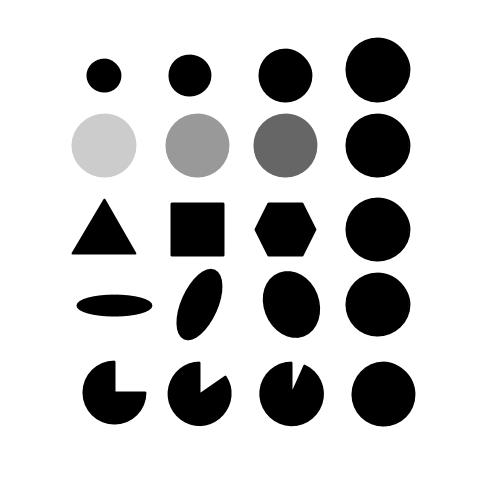
//> input picture trova palle/blob.jpg, 480 x 480 px
$ ./prog_nuovo blob.jpg   (built with g++ and OpenCV 4)
//> lines starting //> are read from the running program, lines starting //| are printed output that depends on the picture; after the words box and inside, x2 and y2 are one past the last pixel; in counts of white or black regions, pixels touching at a corner belong together
#include "opencv2/opencv.hpp"
#include <opencv2/core.hpp>
#include <opencv2/imgproc.hpp>
#include <opencv2/highgui.hpp>
#include <iostream>
#define dst 20
#include <stdio.h>
#include<cstdlib>
#include<vector>
#include<queue>
#include<map>
#include<math.h>

#define ii pair<int,int>

using namespace cv;
using namespace std;


///---------------------funzioni  e variabili di utils

Mat frame;
Mat edges;
Mat thr;
Mat drawing;
Mat lns=Mat::zeros( 240, 320, CV_8UC3 );

int erosion_elem = 0;
int erosion_size = 5;
int dilation_elem = 0;
int dilation_size = 2;
int const max_elem = 2;
int const max_kernel_size = 21;

// [14 lines left out: function Erosion, not called in this run]

/** @function Dilation */
// [87 lines left out: functions Dilation, MyLine, MyFilledCircle, MyCenterCircle, DetectLine, not called in this run]

///-------------------------------funzioni e variabili del programma

struct Mypoint{
int x;
int y;
int dist;

};


ii iimake(int a, int b)
{
    return ii(make_pair(a, b));
}

int colorazione[3]={0,0,0};


void calcola_colore(int dist)
{

int qualecolore = (dist/250)%3;
int intensita=(dist%250);

for(int i=0; i<3; i++)
    colorazione[i]=0;

colorazione[qualecolore]=intensita;

}


///VARIABILI DEL "ROBOT"-------------------
int soglianero=120;
int fino_a_dove=100;   ///FINO A DOVE: FIN DOVE CALCOLO LA DISTANZA, PIÙ CHE ALTRO FIN DOVE FACCIO TUTTO. ES: SE È 400, ALLORA
                        ///GUARDO (COSA GUARDO? quello che mi serve) fino a 400, appunto, pixel di distanza dal primo pixel
int distanza_isole=fino_a_dove-5; ///vedi sotto
int quanti_per_isola=3; ///QUANTI PER ISOLA: quanto è la distanza MASSIMA tra un pixel a una data distanza (distanza isole) di modo che si possano considerare
                        ///NON separati, cioè diciamo riunibili in uno stesso punto. Secondo la geometria, dovrebbe essere addirittura 1, non di più.

///VARIABILI PER LA FUNZIONE--------------
map<ii, int> distanze; ///la matrice dove il pixel in pos(x,y) è a distanza d dal primo nero trovato
int distanza_max=0;

//int vett_quanti[100000]; ///ma vett_quanti è inutilissimo!
vector<int>vettore_x[100000];
vector<int>vettore_y[100000];///100mila vuol dire che possiamo arrivare fino alla distanza di 100mila pixel (esagerato) (vedi NOTA)

//vector<int> isola_x;
//vector<int> isola_y; ///si salva il centro di ogni isola. la size è il numero di isole
vector<int> hdng_isole;
int linea_x[10000];
int linea_y[10000];

queue<Point> coda;

Mat colore, grigio;


int angolo_tra(float x1, float y1, float x2, float y2){

    swap(y1,y2);
    if(x1==x2)
        if(y1<y2) return 90;
        else      return 270;
    if(y1==y2)
        if(x1<x2) return 0;
        else      return 180;


    int angolo=(atan((y2-y1)/(x2-x1))*57.3);

    short seno;
    if(y2 > y1) seno=+1;
    else        seno=-1;

    if(angolo * seno > 0) return angolo;
    else                  return angolo+180;


}

float angolo_medio_linea(int* lineax, int* lineay, int lungh, int l, int step){

	//cout<<"INIZIO CALCOLO ANGOLO LINEA"<<endl;getchar();
	long long int media=0;
	int t=0, c=0;
for(int i=0; i<lungh-l; i+=step){

    c++;
    colore.at<Vec3b>(lineay[i+l],lineax[i+l]) = (Vec3b){0,0,255};
	//cout<<"finale : "<<lineax[i+l]<<" "<<lineay[i+l]<<"\n iniziale:"<<lineax[i]<<" "<<lineay[i]<<endl;
        t=angolo_tra(lineax[i],lineay[i],lineax[i+step],lineay[i+step]);
		media+=(int)t;
	//cout<<t<<" "<<media<<endl;//getchar();
	colore.at<Vec3b>(lineay[i],lineax[i]) = (Vec3b){255,255,255};

    //imshow("colore",colore);
    //namedWindow("colore", WINDOW_FULLSCREEN);
    //waitKey(0);
	}
	//cout<<"campionis: "<<lungh<<" "<<step<<" "<<((int)lungh/step)<<endl;
	media=media/c;
    cout<<media<<endl;
    cout<<angolo_tra(lineax[0],lineay[0],lineax[lungh],lineay[lungh]);
	return media;
}

pair<int,int> trova_primo_nero(int base /**,int metodo=?*/){
    /**
    !!IMPORTANTE: SE SI TIENE IL FOR DELLE I ALLORA SI FA CONTINUO, SE NON SI TIENE VIENE FUORI A SALTI!!!
    */

    int primox, primoy, lastx;
    bool trovato=false;
    ///NOTA PER TUTTO STO CESSO
    ///IL MAT::AT(A,B) FUNZIONA CHE A SONO LE RIGHE (QUINDI LA Y) E B LE COLONNE (LA X)
    int i = base;
    //for(int i=base; i>=0; i--)  ///i:righe
    //{
        for(int j=grigio.cols -1; j>=0; j--) ///j:colonne; CERCA IL PRIMO NERO A PARTIRE DA DESTRA
        {
            if ((int)grigio.at<uchar>(i,j) <=soglianero )
            {
                primox=j;
                primoy=i;
                trovato=true;
                j=-1;///esci dal for
            }
             colore.at<Vec3b>(i,j) = (Vec3b){	0, 102, 255};
        }

        for(int j=0; j<grigio.cols && trovato; j++) ///QUANDO HA TROVATO IL PRIMO NERO A DESTRA, LO CERCA DA SINISTRA
        {
            if ((int)grigio.at<uchar>(i,j) <=soglianero )
            {
                lastx=j;
                j=grigio.cols+10;
                i=-1;  ///QUANDO HA TROVATO IL NERO DX E IL NERO SX sulla linea di base,
                        ///esce da tutti i for possibili, ha trovato le cordinate esatte del primo nero
            }
        }
    primox=(primox+lastx)/2;
    //}
    if(!trovato) return pair<int,int>(-1,50);
    return pair<int,int>(primox,primoy);
}

void bfs_principaple(Mat& grigio, bool inizio, int primox=-2, int primoy=-2){ ///COLORA "colore" e riempie la matrice DISTANZE


    ///NOTA PER TUTTO STO CESSO
    ///IL MAT::AT(A,B) FUNZIONA CHE A SONO LE RIGHE (QUINDI LA Y) E B LE COLONNE (LA X)
    if(inizio){
    int lastx;
    for(int i=grigio.rows-1; i>=0; i--)  ///i:righe
    {
        for(int j=grigio.cols -1; j>=0; j--) ///j:colonne; CERCA IL PRIMO NERO A PARTIRE DA DESTRA
        {
            if ((int)grigio.at<uchar>(i,j) <=soglianero )
            {
                primox=j;
                primoy=i;
                j=-1;///esci dal for
            }
        }

        for(int j=0; j<grigio.cols; j++) ///QUANDO HA TROVATO IL PRIMO NERO A DESTRA, LO CERCA DA SINISTRA
        {
            if ((int)grigio.at<uchar>(i,j) <=soglianero )
            {
                lastx=j;

                //escimi il for
                j=grigio.cols+10;
                i=-1;  ///QUANDO HA TROVATO IL NERO DX E IL NERO SX CHE STANNO PIÙ IN BASSO DI TUTI,
                        ///esce da tutti i for possibili, ha trovato le cordinate esatte del primo nero
            }
        }

    }
    primox=(primox+lastx)/2;
    }
    colore.at<Vec3b>(primoy, primox)=(Vec3b){0,0,250};
    //cout<<"HO TROVATO UN NERO!"<<primox<<" "<<primoy<<endl;

    ///--------------------<<BFS>>---------------///

    coda.push(Point(primox, primoy));
    distanze[iimake(primox,primoy)]=0;

    while(!coda.empty())
    {
        Point corrente = coda.front();
        coda.pop();
        int xcorrente=corrente.x;
        int ycorrente=corrente.y;

        for(int i=-1; i<=1; i++)
            for(int j=-1; j<=1; j++)   ///PER OGNI VICINO DEL PIXEL CORRENTE CONTROLLA SE LO DEVI PRENDERE
            {
                int xprossimo = xcorrente+i;
                int yprossimo = ycorrente+j;
                int distcorr= distanze[iimake(xcorrente,ycorrente)];
                if((xprossimo>=0 && xprossimo<grigio.cols) &&
                    (yprossimo>=0 && yprossimo<grigio.rows)  ///SE È DENTRO I CONFINI DELLA MATRICE,
                    &&
                    (distanze.count(iimake(xprossimo,yprossimo)) == 0 )&& ///BFS:SE NON LO HAI GIA PRESO IN CONSIDERAZIONE,
                    ( (int)grigio.at<uchar>(yprossimo,xprossimo) <= soglianero) ///SE È UN NERO,
                    )
                {

                    coda.push(Point(xprossimo,yprossimo));    ///metti il prossimo nodo nella coda
                    distanze[iimake(xprossimo,yprossimo)] =  distanze[iimake(xcorrente,ycorrente)]+1; ///setta la distanza del prossimo a la tua +1
                    int distanza = distcorr+1; ///e salvala nella variabile "distanza"
                    //vett_quanti[distanza]++; ///di che c'è un altro punto a quella distanza
                    if(distanza> distanza_max)
                        distanza_max=distanza;
                    calcola_colore(distanza);  ///colora il punto sulla immagine
                    colore.at<Vec3b>(yprossimo,xprossimo) = (Vec3b){colorazione[0],colorazione[1],colorazione[2]};

                    vettore_x[distanza].push_back(xprossimo);
                    vettore_y[distanza].push_back(yprossimo);

                 } //endif
            } //endfor


    }//endwhile; fine bfs

}

void disegna_linea(){
    ///--<<CALCOLO DELLA MEDIA, PER VEDERE DOVE VA LA TRAIETTORIA DELLA LINEA>>----
int mediax;
int mediay;
for(int i=1; i<fino_a_dove; i++)
{
    mediax=0;
    mediay=0;
    //cout<<"I PIXELS A DISTANZA "<<i<<"SONO "<<vettore_x[i].size()<<" "<<vettore_y[i].size()<<" "<<vett_quanti[i]<<endl;//getchar(); //questi tre numeri dovrebbero SEMPRE essere uguali, o qualcosa non va
    for(int j=0; j<vettore_x[i].size(); j++)
    {
        //cout<<"       "<<vettore_x[i][j]<<"  "<<vettore_y[i][j]<<endl;
        mediax=mediax+vettore_x[i][j];
        mediay=mediay+vettore_y[i][j];
    }
    mediax=mediax /vettore_x[i].size();
    mediax=(int)mediax;
    mediay=mediay /vettore_y[i].size();
    mediay=(int)mediay;

    linea_x[i]=(int)mediax;
    linea_y[i]=(int)mediay;
    colore.at<Vec3b>(linea_y[i],linea_x[i])=(Vec3b){250,250,250};

    //cout<<"LA MEDIA ERA "<<mediax<<" "<<mediay<<endl<<endl;
}
}

int bfs_isole(Mat& grigio,int distanza_isole_funz){
    ///----<<LA CONTROBFS PER VEDERE QUALI SONO LE "ISOLE", cioè le ramificazioni----
map<ii, bool> usati;

int numero_isole=0;
for(int i=0; i<vettore_x[distanza_isole_funz].size(); i++)
    if(usati.count(iimake(vettore_x[distanza_isole_funz][i],vettore_y[distanza_isole_funz][i]))==0)
    {
        //cout<<"siamo !!!ALL INIZIO!! di un isola con";
        numero_isole++;
        usati[iimake(vettore_x[distanza_isole_funz][i],vettore_y[distanza_isole_funz][i])]=true;
        coda.push(Point(vettore_x[distanza_isole_funz][i],vettore_y[distanza_isole_funz][i]));

        //int mediax=0;
        //int mediay=0;
        //int pixel_per_isola=0;
        while(!coda.empty()) ///NOTA, ERA VERAMENTE UN CESSO DA IMPLEMENTARE IL FATTO DELLA DISTANZA MINIMA TRA I PIXEL ISOLA, COSÌ LASCIAI PERDERE
        {

            Point corrente = coda.front();
            coda.pop();
            int xcorrente=corrente.x;
            int ycorrente=corrente.y;

            for(int i=-1; i<=1; i++)
                for(int j=-1; j<=1; j++)   ///PER OGNI VICINO DEL PIXEL CORRENTE CONTROLLA SE LO DEVI PRENDERE
                {
                    int xprossimo = xcorrente+i;
                    int yprossimo = ycorrente+j;
                    ii  proxnodo=iimake(xprossimo,yprossimo);
                    if((xprossimo>=0 && xprossimo<grigio.cols) && (yprossimo>=0 && yprossimo<grigio.rows)  ///SE È DENTRO I CONFINI DELLA MATRICE,
                        &&
                        (usati.count(proxnodo) == 0 )&&  (abs(distanze[proxnodo]-distanza_isole_funz) <=quanti_per_isola) && ///BFS:SE NON LO HAI GIA PRESO IN CONSIDERAZIONE,
                        ( (int)grigio.at<uchar>(yprossimo,xprossimo) <= soglianero) ///SE È UN NERO,
                        )

                    {
                        usati[proxnodo]=true;
                        //cout<<"assert "<<usati.count(proxnodo)<<" == "<<usati[iimake(xprossimo,yprossimo)]<<" =? 1"<<endl;
                        coda.push(Point(xprossimo,yprossimo));
                         colore.at<Vec3b>(yprossimo,xprossimo) = (Vec3b){250,250,0};

                         //mediax+=xprossimo;
                         //mediay+=yprossimo;
                         //pixel_per_isola++;
                    }
                }
        }//endwhile

        // [6 lines of commented-out code are left out]
    }//endfor-if:trova ogni isola

    return numero_isole;
}//endfunction

void heading_isole(Mat& grigio){
    //cout<<"ciao";
    map<ii, bool> usati;
    Point corrente;
    int xprossimo,yprossimo;
    ii proxnodo;
    int mediax[500], mediay[500];
    int quantix[500], quantiy[500]; //non mettiamo i vector del cazzo, sono lenti

    int dist_proxnodo;

    for(int i=0; i<vettore_x[distanza_isole].size(); i++)
        if(usati.count(iimake(vettore_x[distanza_isole][i],vettore_y[distanza_isole][i])) == 0)
        {
           for(int k=0; k<500; k++)
            {
                mediax[k]=0;
                mediay[k]=0;
                quantix[k]=0;
                quantiy[k]=0;
            }
            int max_dist_isola=0;

            coda.push(Point(vettore_x[distanza_isole][i],vettore_y[distanza_isole][i]));
            while(!coda.empty()){
                //cout<<"siamo nella bfs  ";
                corrente=coda.front();
                coda.pop();
                //cout<<corrente.x<<" "<<corrente.y<<" "<<distanze[iimake(corrente.x,corrente.y)]<<endl;
                for(int k=-1; k<=1; k++)
                    for(int j=-1; j<=1; j++)   ///PER OGNI VICINO DEL PIXEL CORRENTE CONTROLLA SE LO DEVI PRENDERE
                    {
                        xprossimo = corrente.x+k;
                        yprossimo = corrente.y+j;
                        proxnodo=iimake(xprossimo,yprossimo);
                        dist_proxnodo=distanze[proxnodo];
                        if(dist_proxnodo > max_dist_isola)
                            max_dist_isola = dist_proxnodo;

                        if((xprossimo>=0 && xprossimo<grigio.cols) && (yprossimo>=0 && yprossimo<grigio.rows)  ///SE È DENTRO I CONFINI DELLA MATRICE,
                            &&
                            ( (int)grigio.at<uchar>(yprossimo,xprossimo) <= soglianero)&& ///SE È UN NERO,
                            (dist_proxnodo >= distanza_isole) && (usati.count(proxnodo) == 0 )  ///BFS:SE NON LO HAI GIA PRESO IN CONSIDERAZIONE,
                            )

                        {
                            usati[proxnodo]=true;
                            //cout<<"assert "<<usati.count(proxnodo)<<" == "<<usati[iimake(xprossimo,yprossimo)]<<" =? 1"<<endl;
                            coda.push(Point(xprossimo,yprossimo));
                             mediax[dist_proxnodo-distanza_isole]+=xprossimo;
                             mediay[dist_proxnodo-distanza_isole]+=yprossimo;
                             quantix[dist_proxnodo-distanza_isole]++;
                             quantiy[dist_proxnodo-distanza_isole]++;
                        }
                    }
            ///
            }//endwhile
        for(int k=0; k<500 && quantix[k]>=1; k++)
        {
            //cout<<"sono a dist "<<k+distanza_isole<<" e ho "<<mediax[k-distanza_isole]<<" somma x per "<<quantix[k-distanza_isole]<<endl;
            mediax[k]=(int)(mediax[k]/quantix[k]);
            mediay[k]=(int)(mediay[k]/quantiy[k]);
        }

        hdng_isole.push_back(angolo_medio_linea(mediax,mediay,max_dist_isola-15-distanza_isole, 10,10));

        cout<<"direzione dell isola"<<hdng_isole.size()<<" "<<hdng_isole[hdng_isole.size()-1]<<endl;getchar();
                imwrite("colore.jpg",colore);
                getchar();

        }//endif/for
return ;
}

int main(int argc, char** argv)
{
    // [9 lines of commented-out code are left out]
    namedWindow("colore",WINDOW_FREERATIO);
    frame=imread(argv[1], CV_LOAD_IMAGE_COLOR);
//> frame is the input picture: 480 rows x 480 cols, CV_8UC3; min 0, max 255, mean 203
    if ( !frame.data )
    {
        printf("No image data \n");
        return -1;
    }
    // [9 lines of commented-out code are left out]
        cvtColor(frame, edges, CV_BGR2GRAY);
        //imshow("Line", edges);
        threshold(edges,thr, 70, 255, THRESH_BINARY);
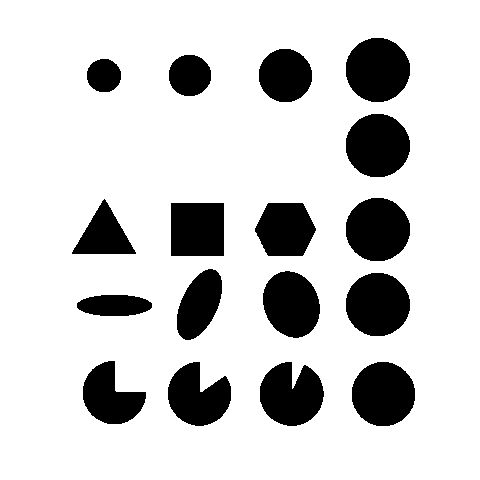
//> thr: 480 rows x 480 cols, CV_8UC1; 81.7% white; 17 black regions, largest, box (x1, y1, x2, y2) and area: (346, 38, 410, 102) 3235, (346, 114, 410, 177) 3198, (346, 198, 410, 261) 3198

        grigio=thr;
        cvtColor(grigio,colore, CV_GRAY2BGR);

        //Erosion(0,0);
        ///Trovalinea

        for(int i=0; i<10000; i++)
        {
        linea_x[i]=0;
        linea_y[i]=0;
        //vett_quanti[i]=0;
        }
        cvtColor(grigio,colore, CV_GRAY2BGR);
        ///FINZE INIZIALIZZAZIONE---------------

        bfs_principaple(grigio,true);
//> the loop in bfs_principaple, `for(int i=grigio.rows-1; i>=0; i--)` made 55 passes
//> (primox, primoy, lastx, i) on passes 1 to 8: (-2, -2, 0, 479), (-2, -2, 0, 478), (-2, -2, 0, 477), (-2, -2, 0, 476), (-2, -2, 0, 475), (-2, -2, 0, 474), (-2, -2, 0, 473), (-2, -2, 0, 472)
//> after the loop in bfs_principaple, `for(int i=grigio.rows-1; i>=0; i--)`: primox = 389; primoy = 425; lastx = 195
//> in bfs_principaple, `primox=(primox+lastx)/2;`: primox = 292
//> in bfs_principaple, `coda.push(Point(primox, primoy));`: coda = 1 item
//> the loop in bfs_principaple, `while(!coda.empty())` made 3027 passes
//> (xcorrente, ycorrente, distanza_max) on passes 1 to 3: (292, 425, 1), (291, 424, 2), (291, 425, 2)
//> after the loop in bfs_principaple, `while(!coda.empty())`:
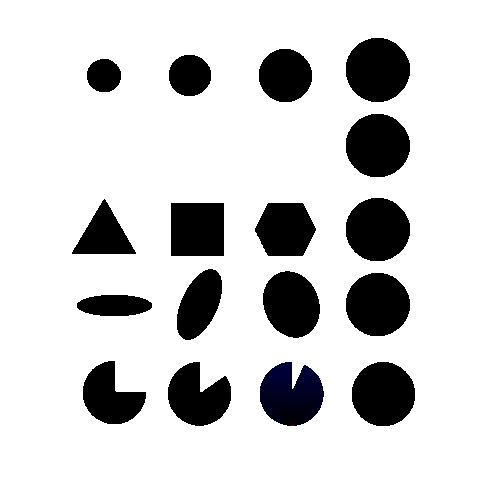
//> colore: 480 rows x 480 cols, CV_8UC3; mean B, G, R 208.7, 208.2, 208.2
//> after the loop in bfs_principaple, `while(!coda.empty())`: coda = 0 items; distanze = 3027 items; distanza_max = 63; vettore_x = 100000 items
        fino_a_dove=distanza_max;
//> fino_a_dove = 63
        cout<<"dist max :"<<distanza_max<<endl;
//| dist max :63
        disegna_linea();
//> the loop in disegna_linea, `for(int i=1; i<fino_a_dove; i++)` made 62 passes
//> (mediax, mediay) on passes 1 to 8: (292, 424), (292, 423), (292, 422), (292, 422), (291, 421), (292, 420), (292, 419), (292, 418)

        int direzione_principale = angolo_medio_linea(linea_x,linea_y,fino_a_dove, 10,3);
//> the loop in angolo_medio_linea, `for(int i=0; i<lungh-l; i+=step)` made 18 passes
//| 85
//| 270
        cout<<"L'ANGOLO ERA CIRCA "<<direzione_principale<<endl;
//| L'ANGOLO ERA CIRCA 85

        ///gap
        bool gap=false;
        cout<<vettore_x[distanza_max-3][0]<<" "<<vettore_y[distanza_max-3][0]<<endl;
//| 277 365
        colore.at<Vec3b>(vettore_y[distanza_max-3][0],vettore_x[distanza_max-3][0]) = (Vec3b){	0, 102, 255};
//> colore: 480 rows x 480 cols, CV_8UC3; mean B, G, R 208.7, 208.3, 208.3

        int base=vettore_y[distanza_max-3][0];
        //METODO IGNORANTE!!!!!
        base-=20;
        pair<int,int> risultato=trova_primo_nero(base);
//> after the loop in trova_primo_nero, `for(int j=grigio.cols -1; j>=0; j--)`:
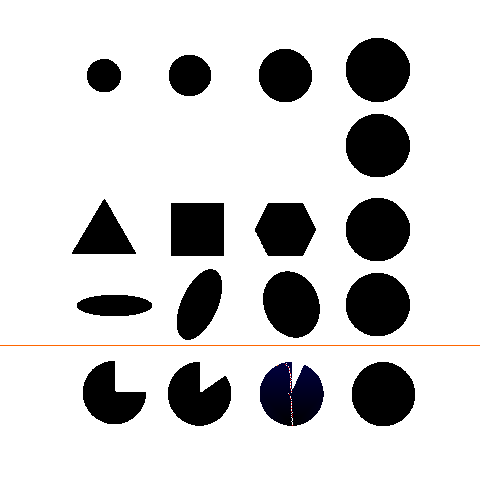
//> colore: 480 rows x 480 cols, CV_8UC3; mean B, G, R 208.2, 208, 208.3
        //while(risultato.second == 50 && base >= 50){ ///non serve a un cazzo: quanti gap ci possono essere in una sola immagine se non 2?????
        while(base >=0  && risultato.first==-1){
            base-=10;
            risultato=trova_primo_nero(base);
        }
//> this loop made 1 pass
        bfs_principaple(grigio,0,risultato.first,risultato.second);
//> the loop in bfs_principaple (call 2), `while(!coda.empty())` made 1 pass

        //}

        ///isole
        bool trovato_isole=false;
        for(int dove=2; dove<fino_a_dove && !gap; dove+=50){
            if(bfs_isole(grigio,dove)>=2){
                fino_a_dove=dove+50;
                trovato_isole=true;
                break;
             }
        }
//> this loop made 2 passes

        if(trovato_isole){
            int ub=fino_a_dove;
            int lb=2;
            int mid=(ub+lb)/2;

            while(ub>lb+1){
                mid=(ub+lb)/2;
                if(bfs_isole(grigio,mid)==1)
                    lb=mid;
                else
                    ub=mid;
            }
//> this loop made 6 passes
            distanza_isole=ub+5;
            fino_a_dove=distanza_isole-15;

            cout<<" a "<<distanza_isole<<" ci sono n isole: "<<bfs_isole(grigio,distanza_isole)<<endl;
//| 2
            //getchar();
//> (the run ends here: the program crashes, at `media=media/c;`)
